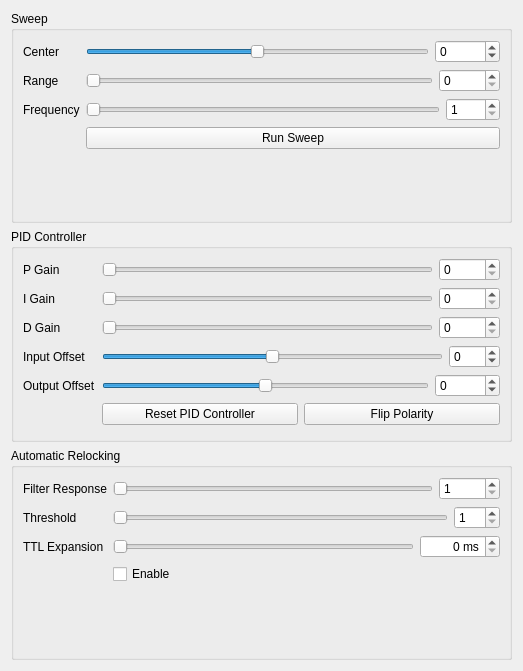
<?xml version="1.0" encoding="UTF-8"?>
<ui version="4.0">
 <class>Form</class>
 <widget class="QWidget" name="Form">
  <property name="geometry">
   <rect>
    <x>0</x>
    <y>0</y>
    <width>523</width>
    <height>671</height>
   </rect>
  </property>
  <property name="windowTitle">
   <string>PID channel settings tab</string>
  </property>
  <layout class="QVBoxLayout" name="verticalLayout">
   <item>
    <widget class="QGroupBox" name="groupBox">
     <property name="title">
      <string>Sweep</string>
     </property>
     <layout class="QFormLayout" name="formLayout_2">
      <property name="fieldGrowthPolicy">
       <enum>QFormLayout::AllNonFixedFieldsGrow</enum>
      </property>
      <item row="0" column="0">
       <widget class="QLabel" name="label_4">
        <property name="text">
         <string>Center</string>
        </property>
       </widget>
      </item>
      <item row="0" column="1">
       <layout class="QHBoxLayout" name="horizontalLayout_4">
        <item>
         <widget class="QSlider" name="centerSlider">
          <property name="minimum">
           <number>-32768</number>
          </property>
          <property name="maximum">
           <number>32767</number>
          </property>
          <property name="pageStep">
           <number>1000</number>
          </property>
          <property name="value">
           <number>0</number>
          </property>
          <property name="orientation">
           <enum>Qt::Horizontal</enum>
          </property>
         </widget>
        </item>
        <item>
         <widget class="QSpinBox" name="centerSpinBox">
          <property name="minimum">
           <number>-32768</number>
          </property>
          <property name="maximum">
           <number>32767</number>
          </property>
         </widget>
        </item>
       </layout>
      </item>
      <item row="1" column="0">
       <widget class="QLabel" name="label_5">
        <property name="text">
         <string>Range</string>
        </property>
       </widget>
      </item>
      <item row="1" column="1">
       <layout class="QHBoxLayout" name="horizontalLayout_5">
        <item>
         <widget class="QSlider" name="rangeSlider">
          <property name="maximum">
           <number>65535</number>
          </property>
          <property name="pageStep">
           <number>1000</number>
          </property>
          <property name="orientation">
           <enum>Qt::Horizontal</enum>
          </property>
         </widget>
        </item>
        <item>
         <widget class="QSpinBox" name="rangeSpinBox">
          <property name="maximum">
           <number>65535</number>
          </property>
         </widget>
        </item>
       </layout>
      </item>
      <item row="2" column="0">
       <widget class="QLabel" name="label_6">
        <property name="text">
         <string>Frequency</string>
        </property>
       </widget>
      </item>
      <item row="2" column="1">
       <layout class="QHBoxLayout" name="horizontalLayout_6">
        <item>
         <widget class="QSlider" name="frequencySlider">
          <property name="minimum">
           <number>1</number>
          </property>
          <property name="maximum">
           <number>1000</number>
          </property>
          <property name="pageStep">
           <number>25</number>
          </property>
          <property name="orientation">
           <enum>Qt::Horizontal</enum>
          </property>
         </widget>
        </item>
        <item>
         <widget class="QSpinBox" name="frequencySpinBox">
          <property name="minimum">
           <number>1</number>
          </property>
          <property name="maximum">
           <number>1000</number>
          </property>
         </widget>
        </item>
       </layout>
      </item>
      <item row="3" column="1">
       <widget class="QPushButton" name="sweepButton">
        <property name="text">
         <string>Run Sweep</string>
        </property>
       </widget>
      </item>
      <item row="3" column="0">
       <widget class="QLabel" name="label_8">
        <property name="text">
         <string/>
        </property>
       </widget>
      </item>
     </layout>
    </widget>
   </item>
   <item>
    <widget class="QGroupBox" name="groupBox_2">
     <property name="title">
      <string>PID Controller</string>
     </property>
     <layout class="QFormLayout" name="formLayout_3">
      <property name="fieldGrowthPolicy">
       <enum>QFormLayout::AllNonFixedFieldsGrow</enum>
      </property>
      <item row="0" column="0">
       <widget class="QLabel" name="label_7">
        <property name="text">
         <string>P Gain</string>
        </property>
       </widget>
      </item>
      <item row="0" column="1">
       <layout class="QHBoxLayout" name="horizontalLayout_3">
        <item>
         <widget class="QSlider" name="pGainSlider">
          <property name="maximum">
           <number>65535</number>
          </property>
          <property name="orientation">
           <enum>Qt::Horizontal</enum>
          </property>
         </widget>
        </item>
        <item>
         <widget class="QSpinBox" name="pGainSpinBox">
          <property name="maximum">
           <number>65535</number>
          </property>
         </widget>
        </item>
       </layout>
      </item>
      <item row="1" column="0">
       <widget class="QLabel" name="label_9">
        <property name="text">
         <string>I Gain</string>
        </property>
       </widget>
      </item>
      <item row="1" column="1">
       <layout class="QHBoxLayout" name="horizontalLayout_7">
        <item>
         <widget class="QSlider" name="iGainSlider">
          <property name="maximum">
           <number>65535</number>
          </property>
          <property name="orientation">
           <enum>Qt::Horizontal</enum>
          </property>
         </widget>
        </item>
        <item>
         <widget class="QSpinBox" name="iGainSpinBox">
          <property name="maximum">
           <number>65535</number>
          </property>
         </widget>
        </item>
       </layout>
      </item>
      <item row="3" column="0">
       <widget class="QLabel" name="label_10">
        <property name="text">
         <string>Input Offset</string>
        </property>
       </widget>
      </item>
      <item row="3" column="1">
       <layout class="QHBoxLayout" name="horizontalLayout_8">
        <item>
         <widget class="QSlider" name="inputOffsetSlider">
          <property name="minimum">
           <number>-512</number>
          </property>
          <property name="maximum">
           <number>511</number>
          </property>
          <property name="orientation">
           <enum>Qt::Horizontal</enum>
          </property>
         </widget>
        </item>
        <item>
         <widget class="QSpinBox" name="inputOffsetSpinBox">
          <property name="sizePolicy">
           <sizepolicy hsizetype="Minimum" vsizetype="Fixed">
            <horstretch>0</horstretch>
            <verstretch>0</verstretch>
           </sizepolicy>
          </property>
          <property name="minimum">
           <number>-512</number>
          </property>
          <property name="maximum">
           <number>511</number>
          </property>
         </widget>
        </item>
       </layout>
      </item>
      <item row="4" column="0">
       <widget class="QLabel" name="label_11">
        <property name="text">
         <string>Output Offset</string>
        </property>
       </widget>
      </item>
      <item row="4" column="1">
       <layout class="QHBoxLayout" name="horizontalLayout_9">
        <item>
         <widget class="QSlider" name="outputOffsetSlider">
          <property name="minimum">
           <number>-32768</number>
          </property>
          <property name="maximum">
           <number>32767</number>
          </property>
          <property name="orientation">
           <enum>Qt::Horizontal</enum>
          </property>
         </widget>
        </item>
        <item>
         <widget class="QSpinBox" name="outputOffsetSpinBox">
          <property name="minimum">
           <number>-32768</number>
          </property>
          <property name="maximum">
           <number>32767</number>
          </property>
         </widget>
        </item>
       </layout>
      </item>
      <item row="5" column="0">
       <widget class="QLabel" name="label_12">
        <property name="text">
         <string/>
        </property>
       </widget>
      </item>
      <item row="5" column="1">
       <layout class="QHBoxLayout" name="horizontalLayout_10">
        <item>
         <widget class="QPushButton" name="resetPidButton">
          <property name="text">
           <string>Reset PID Controller</string>
          </property>
         </widget>
        </item>
        <item>
         <widget class="QPushButton" name="flipPolarityButton">
          <property name="text">
           <string>Flip Polarity</string>
          </property>
         </widget>
        </item>
       </layout>
      </item>
      <item row="2" column="0">
       <widget class="QLabel" name="label_13">
        <property name="text">
         <string>D Gain</string>
        </property>
       </widget>
      </item>
      <item row="2" column="1">
       <layout class="QHBoxLayout" name="horizontalLayout_12">
        <item>
         <widget class="QSlider" name="dGainSlider">
          <property name="maximum">
           <number>65535</number>
          </property>
          <property name="orientation">
           <enum>Qt::Horizontal</enum>
          </property>
         </widget>
        </item>
        <item>
         <widget class="QSpinBox" name="dGainSpinBox">
          <property name="maximum">
           <number>65535</number>
          </property>
         </widget>
        </item>
       </layout>
      </item>
     </layout>
    </widget>
   </item>
   <item>
    <widget class="QGroupBox" name="groupBox_4">
     <property name="title">
      <string>Automatic Relocking</string>
     </property>
     <layout class="QFormLayout" name="formLayout_4">
      <item row="0" column="0">
       <widget class="QLabel" name="label_16">
        <property name="text">
         <string>Filter Response</string>
        </property>
       </widget>
      </item>
      <item row="2" column="0">
       <widget class="QLabel" name="label_17">
        <property name="text">
         <string>Threshold</string>
        </property>
       </widget>
      </item>
      <item row="0" column="1">
       <layout class="QHBoxLayout" name="horizontalLayout_14">
        <item>
         <widget class="QSlider" name="filterResponseSlider">
          <property name="minimum">
           <number>1</number>
          </property>
          <property name="maximum">
           <number>32767</number>
          </property>
          <property name="orientation">
           <enum>Qt::Horizontal</enum>
          </property>
         </widget>
        </item>
        <item>
         <widget class="QSpinBox" name="filterResponseSpinBox">
          <property name="minimum">
           <number>1</number>
          </property>
          <property name="maximum">
           <number>32767</number>
          </property>
         </widget>
        </item>
       </layout>
      </item>
      <item row="2" column="1">
       <layout class="QHBoxLayout" name="horizontalLayout_15">
        <item>
         <widget class="QSlider" name="thresholdSlider">
          <property name="minimum">
           <number>1</number>
          </property>
          <property name="maximum">
           <number>511</number>
          </property>
          <property name="orientation">
           <enum>Qt::Horizontal</enum>
          </property>
         </widget>
        </item>
        <item>
         <widget class="QSpinBox" name="thresholdSpinBox">
          <property name="minimum">
           <number>1</number>
          </property>
          <property name="maximum">
           <number>511</number>
          </property>
         </widget>
        </item>
       </layout>
      </item>
      <item row="4" column="1">
       <widget class="QCheckBox" name="relockingEnabledCheckBox">
        <property name="text">
         <string>Enable</string>
        </property>
       </widget>
      </item>
      <item row="3" column="1">
       <layout class="QHBoxLayout" name="horizontalLayout_2">
        <item>
         <widget class="QSlider" name="ttlExpSlider">
          <property name="maximum">
           <number>65535</number>
          </property>
          <property name="orientation">
           <enum>Qt::Horizontal</enum>
          </property>
         </widget>
        </item>
        <item>
         <widget class="TTLExpansionSpinBox" name="ttlExpSpinBox">
          <property name="alignment">
           <set>Qt::AlignRight|Qt::AlignTrailing|Qt::AlignVCenter</set>
          </property>
          <property name="suffix">
           <string> ms</string>
          </property>
          <property name="maximum">
           <number>65535</number>
          </property>
         </widget>
        </item>
       </layout>
      </item>
      <item row="3" column="0">
       <widget class="QLabel" name="label_18">
        <property name="text">
         <string>TTL Expansion</string>
        </property>
       </widget>
      </item>
     </layout>
    </widget>
   </item>
  </layout>
 </widget>
 <customwidgets>
  <customwidget>
   <class>TTLExpansionSpinBox</class>
   <extends>QSpinBox</extends>
   <header>evil.customwidgets</header>
  </customwidget>
 </customwidgets>
 <resources/>
 <connections>
  <connection>
   <sender>centerSlider</sender>
   <signal>valueChanged(int)</signal>
   <receiver>centerSpinBox</receiver>
   <slot>setValue(int)</slot>
   <hints>
    <hint type="sourcelabel">
     <x>304</x>
     <y>44</y>
    </hint>
    <hint type="destinationlabel">
     <x>479</x>
     <y>49</y>
    </hint>
   </hints>
  </connection>
  <connection>
   <sender>rangeSlider</sender>
   <signal>valueChanged(int)</signal>
   <receiver>rangeSpinBox</receiver>
   <slot>setValue(int)</slot>
   <hints>
    <hint type="sourcelabel">
     <x>415</x>
     <y>73</y>
    </hint>
    <hint type="destinationlabel">
     <x>486</x>
     <y>73</y>
    </hint>
   </hints>
  </connection>
  <connection>
   <sender>frequencySlider</sender>
   <signal>valueChanged(int)</signal>
   <receiver>frequencySpinBox</receiver>
   <slot>setValue(int)</slot>
   <hints>
    <hint type="sourcelabel">
     <x>430</x>
     <y>103</y>
    </hint>
    <hint type="destinationlabel">
     <x>488</x>
     <y>100</y>
    </hint>
   </hints>
  </connection>
  <connection>
   <sender>pGainSlider</sender>
   <signal>valueChanged(int)</signal>
   <receiver>pGainSpinBox</receiver>
   <slot>setValue(int)</slot>
   <hints>
    <hint type="sourcelabel">
     <x>401</x>
     <y>204</y>
    </hint>
    <hint type="destinationlabel">
     <x>468</x>
     <y>193</y>
    </hint>
   </hints>
  </connection>
  <connection>
   <sender>iGainSlider</sender>
   <signal>valueChanged(int)</signal>
   <receiver>iGainSpinBox</receiver>
   <slot>setValue(int)</slot>
   <hints>
    <hint type="sourcelabel">
     <x>420</x>
     <y>227</y>
    </hint>
    <hint type="destinationlabel">
     <x>475</x>
     <y>225</y>
    </hint>
   </hints>
  </connection>
  <connection>
   <sender>dGainSlider</sender>
   <signal>valueChanged(int)</signal>
   <receiver>dGainSpinBox</receiver>
   <slot>setValue(int)</slot>
   <hints>
    <hint type="sourcelabel">
     <x>406</x>
     <y>252</y>
    </hint>
    <hint type="destinationlabel">
     <x>472</x>
     <y>252</y>
    </hint>
   </hints>
  </connection>
  <connection>
   <sender>inputOffsetSlider</sender>
   <signal>valueChanged(int)</signal>
   <receiver>inputOffsetSpinBox</receiver>
   <slot>setValue(int)</slot>
   <hints>
    <hint type="sourcelabel">
     <x>419</x>
     <y>276</y>
    </hint>
    <hint type="destinationlabel">
     <x>463</x>
     <y>283</y>
    </hint>
   </hints>
  </connection>
  <connection>
   <sender>outputOffsetSlider</sender>
   <signal>valueChanged(int)</signal>
   <receiver>outputOffsetSpinBox</receiver>
   <slot>setValue(int)</slot>
   <hints>
    <hint type="sourcelabel">
     <x>425</x>
     <y>306</y>
    </hint>
    <hint type="destinationlabel">
     <x>479</x>
     <y>312</y>
    </hint>
   </hints>
  </connection>
  <connection>
   <sender>filterResponseSlider</sender>
   <signal>valueChanged(int)</signal>
   <receiver>filterResponseSpinBox</receiver>
   <slot>setValue(int)</slot>
   <hints>
    <hint type="sourcelabel">
     <x>420</x>
     <y>414</y>
    </hint>
    <hint type="destinationlabel">
     <x>460</x>
     <y>410</y>
    </hint>
   </hints>
  </connection>
  <connection>
   <sender>thresholdSlider</sender>
   <signal>valueChanged(int)</signal>
   <receiver>thresholdSpinBox</receiver>
   <slot>setValue(int)</slot>
   <hints>
    <hint type="sourcelabel">
     <x>392</x>
     <y>433</y>
    </hint>
    <hint type="destinationlabel">
     <x>465</x>
     <y>442</y>
    </hint>
   </hints>
  </connection>
  <connection>
   <sender>ttlExpSlider</sender>
   <signal>valueChanged(int)</signal>
   <receiver>ttlExpSpinBox</receiver>
   <slot>setValue(int)</slot>
   <hints>
    <hint type="sourcelabel">
     <x>365</x>
     <y>464</y>
    </hint>
    <hint type="destinationlabel">
     <x>447</x>
     <y>465</y>
    </hint>
   </hints>
  </connection>
  <connection>
   <sender>centerSpinBox</sender>
   <signal>valueChanged(int)</signal>
   <receiver>centerSlider</receiver>
   <slot>setValue(int)</slot>
   <hints>
    <hint type="sourcelabel">
     <x>457</x>
     <y>48</y>
    </hint>
    <hint type="destinationlabel">
     <x>370</x>
     <y>50</y>
    </hint>
   </hints>
  </connection>
  <connection>
   <sender>rangeSpinBox</sender>
   <signal>valueChanged(int)</signal>
   <receiver>rangeSlider</receiver>
   <slot>setValue(int)</slot>
   <hints>
    <hint type="sourcelabel">
     <x>460</x>
     <y>70</y>
    </hint>
    <hint type="destinationlabel">
     <x>397</x>
     <y>78</y>
    </hint>
   </hints>
  </connection>
  <connection>
   <sender>frequencySpinBox</sender>
   <signal>valueChanged(int)</signal>
   <receiver>frequencySlider</receiver>
   <slot>setValue(int)</slot>
   <hints>
    <hint type="sourcelabel">
     <x>461</x>
     <y>100</y>
    </hint>
    <hint type="destinationlabel">
     <x>364</x>
     <y>110</y>
    </hint>
   </hints>
  </connection>
  <connection>
   <sender>pGainSpinBox</sender>
   <signal>valueChanged(int)</signal>
   <receiver>pGainSlider</receiver>
   <slot>setValue(int)</slot>
   <hints>
    <hint type="sourcelabel">
     <x>480</x>
     <y>201</y>
    </hint>
    <hint type="destinationlabel">
     <x>401</x>
     <y>201</y>
    </hint>
   </hints>
  </connection>
  <connection>
   <sender>iGainSpinBox</sender>
   <signal>valueChanged(int)</signal>
   <receiver>iGainSlider</receiver>
   <slot>setValue(int)</slot>
   <hints>
    <hint type="sourcelabel">
     <x>462</x>
     <y>219</y>
    </hint>
    <hint type="destinationlabel">
     <x>423</x>
     <y>227</y>
    </hint>
   </hints>
  </connection>
  <connection>
   <sender>dGainSpinBox</sender>
   <signal>valueChanged(int)</signal>
   <receiver>dGainSlider</receiver>
   <slot>setValue(int)</slot>
   <hints>
    <hint type="sourcelabel">
     <x>458</x>
     <y>259</y>
    </hint>
    <hint type="destinationlabel">
     <x>373</x>
     <y>259</y>
    </hint>
   </hints>
  </connection>
  <connection>
   <sender>inputOffsetSpinBox</sender>
   <signal>valueChanged(int)</signal>
   <receiver>inputOffsetSlider</receiver>
   <slot>setValue(int)</slot>
   <hints>
    <hint type="sourcelabel">
     <x>477</x>
     <y>286</y>
    </hint>
    <hint type="destinationlabel">
     <x>411</x>
     <y>284</y>
    </hint>
   </hints>
  </connection>
  <connection>
   <sender>outputOffsetSpinBox</sender>
   <signal>valueChanged(int)</signal>
   <receiver>outputOffsetSlider</receiver>
   <slot>setValue(int)</slot>
   <hints>
    <hint type="sourcelabel">
     <x>459</x>
     <y>308</y>
    </hint>
    <hint type="destinationlabel">
     <x>374</x>
     <y>318</y>
    </hint>
   </hints>
  </connection>
  <connection>
   <sender>filterResponseSpinBox</sender>
   <signal>valueChanged(int)</signal>
   <receiver>filterResponseSlider</receiver>
   <slot>setValue(int)</slot>
   <hints>
    <hint type="sourcelabel">
     <x>464</x>
     <y>398</y>
    </hint>
    <hint type="destinationlabel">
     <x>399</x>
     <y>408</y>
    </hint>
   </hints>
  </connection>
  <connection>
   <sender>thresholdSpinBox</sender>
   <signal>valueChanged(int)</signal>
   <receiver>thresholdSlider</receiver>
   <slot>setValue(int)</slot>
   <hints>
    <hint type="sourcelabel">
     <x>475</x>
     <y>432</y>
    </hint>
    <hint type="destinationlabel">
     <x>390</x>
     <y>433</y>
    </hint>
   </hints>
  </connection>
  <connection>
   <sender>ttlExpSpinBox</sender>
   <signal>valueChanged(int)</signal>
   <receiver>ttlExpSlider</receiver>
   <slot>setValue(int)</slot>
   <hints>
    <hint type="sourcelabel">
     <x>432</x>
     <y>474</y>
    </hint>
    <hint type="destinationlabel">
     <x>371</x>
     <y>472</y>
    </hint>
   </hints>
  </connection>
 </connections>
</ui>
